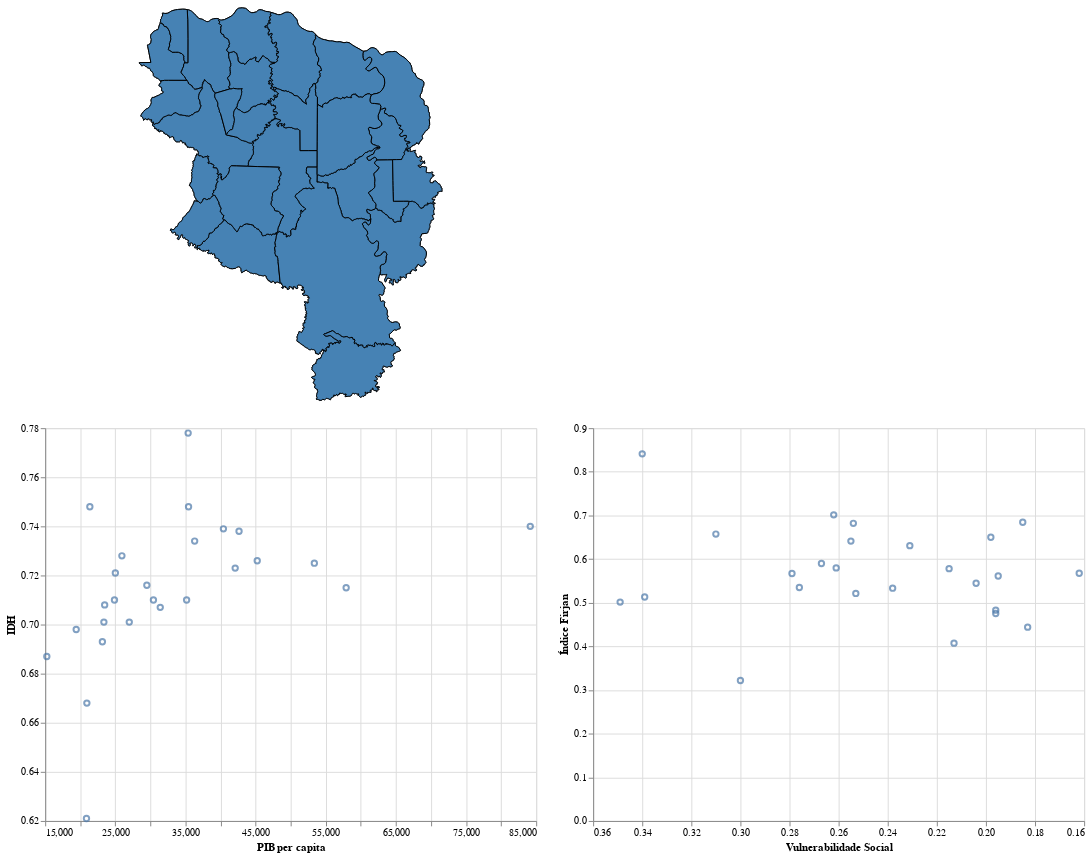

Notebook source saved alongside this figure:
### Code cell
interval1 = alt.selection_multi(empty='all') # esta é a seleçção que serve para mapa. Por hora não está em uso.
interval = alt.selection_interval(empty='all', encodings=['x','y']) # esta seleção serve para gráficos


map_area_estudo = alt.Chart(gdf_municipios).mark_geoshape(stroke='black',strokeWidth=1).project().encode(color=alt.condition(interval, alt.value('#4682b4'), alt.value('lightgray')), tooltip='NM_MUN:N').properties(width=500,height=200).add_selection(interval1)
base = alt.Chart(gdf_municipios).mark_geoshape(stroke='black',strokeWidth=1).project().encode(color=alt.value('lightgray'), tooltip='NM_MUN:N').properties(width=500,height=400)

scatter_idh = alt.Chart(gdf_municipios).mark_point().encode(
    x=alt.X('SOCIOE_pib_percapita_2018:Q', sort='ascending', title='PIB per capita', scale=alt.Scale(zero=False))
    ,y=alt.Y('SOCIOE_idh:Q', title='IDH', axis=alt.Axis(tickCount=10), scale=alt.Scale(zero=False))
#    , color=alt.condition(interval, alt.value('#4682b4'), alt.value('lightgray'))
    , tooltip=['NM_MUN:N', 'ESCALA_PIB18_mil', 'ESCALA_POP_20']
#    alt.condition(interval, 'NM_MUN:N', alt.value('lightgray')
                 
).add_selection(interval).properties(width=500,height=400)

scatter_vulnerabilidade = alt.Chart(gdf_municipios).mark_point().encode(
    x=alt.X('SOCIOE_vulnerabilidade:Q', sort='descending', title='Vulnerabilidade Social', scale=alt.Scale(zero=False))
    ,y=alt.Y('SOCIOE_Firjan:Q', title='Índice Firjan', axis=alt.Axis(tickCount=10))
#    , color=alt.condition(interval, alt.value('#4682b4'), alt.value('lightgray'))
    , tooltip=['NM_MUN:N', 'ESCALA_PIB18_mil', 'ESCALA_POP_20']
#    alt.condition(interval, 'NM_MUN:N', alt.value('lightgray')
                 
).add_selection(interval).properties(width=500,height=400)


chart_mobility = ((base + map_area_estudo) & (scatter_idh | scatter_vulnerabilidade))
chart_mobility
